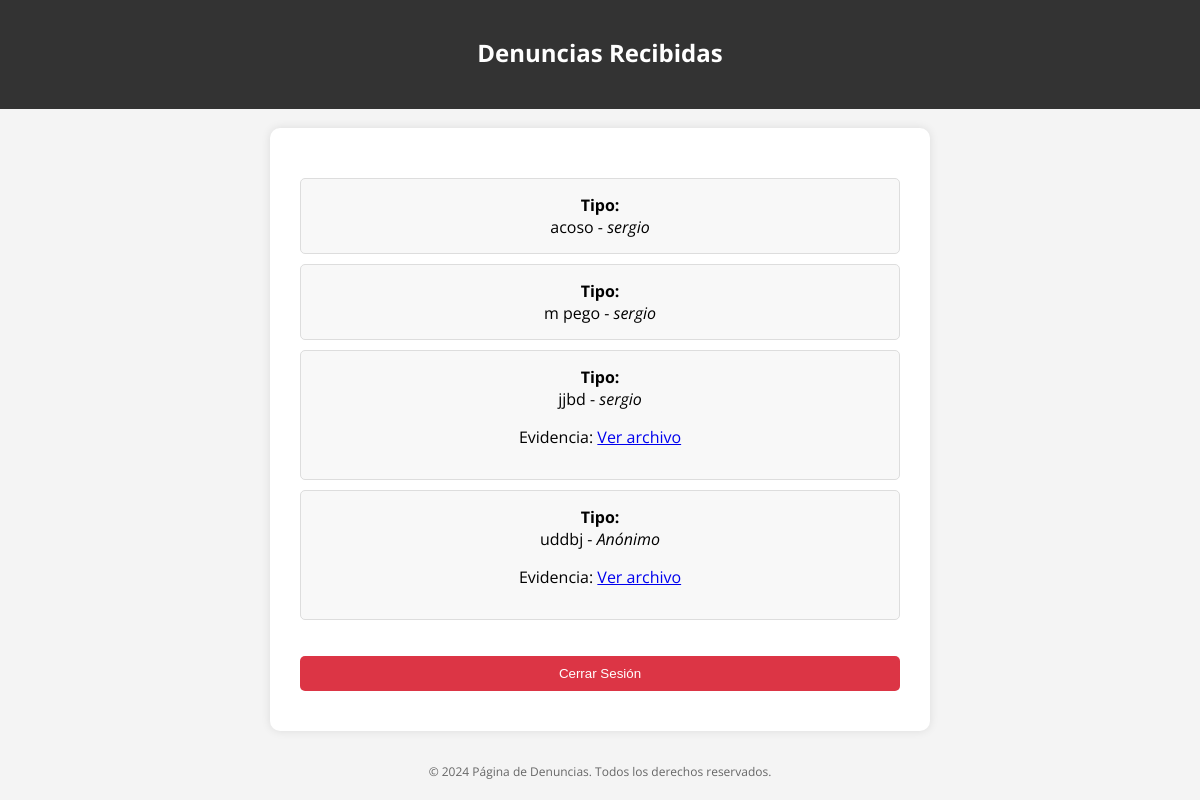
Before: /denuncias (signed in) with the older database file.
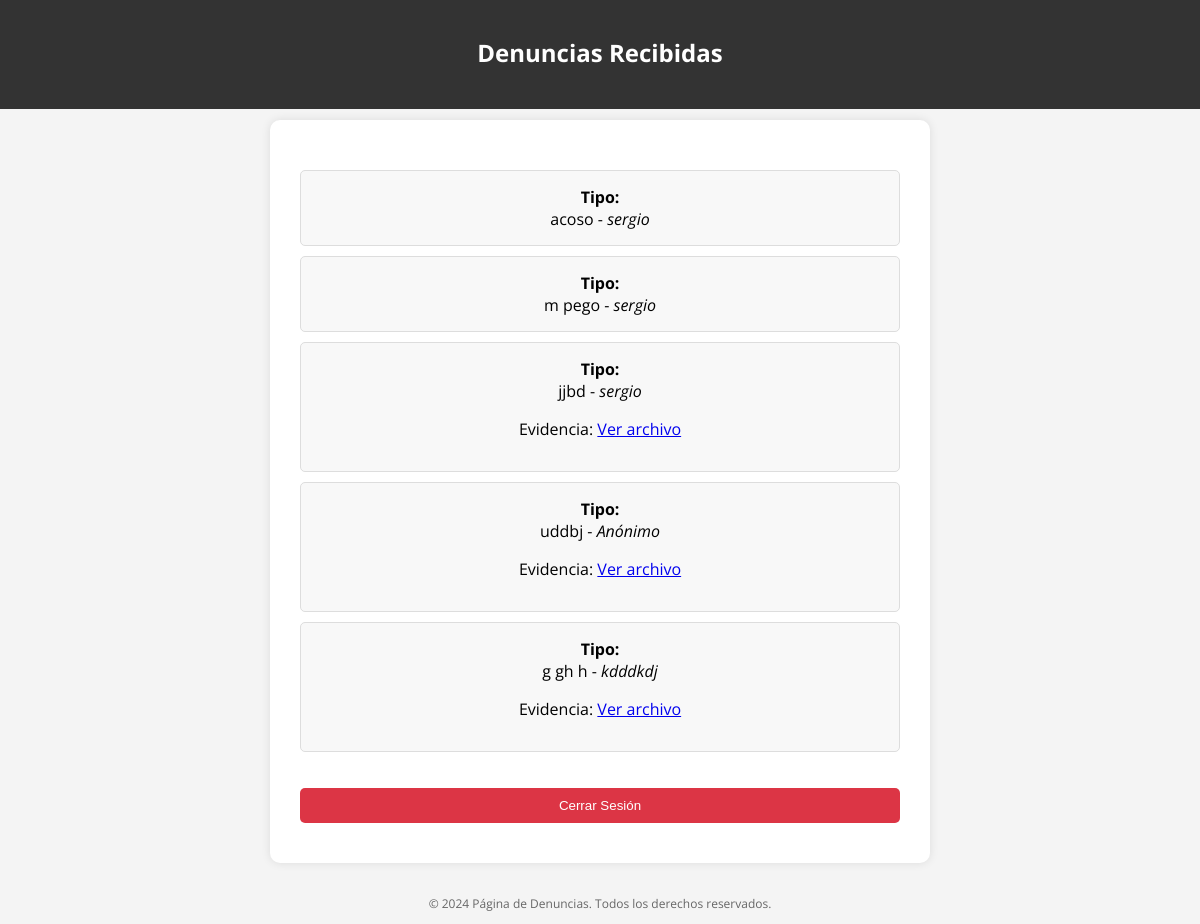
After: the same page with the newer database file.
### tables this page shows
CREATE TABLE denuncias (
            id INTEGER PRIMARY KEY AUTOINCREMENT,
            nombre TEXT NOT NULL,
            email TEXT,
            mensaje TEXT NOT NULL
        , evidencia TEXT);

### app.py (the view)
@app.route('/denuncias')
def denuncias():
    if not session.get('logged_in'):
        return redirect(url_for('login'))
    conn = get_db_connection()
    denuncias = conn.execute('SELECT * FROM denuncias').fetchall()
    conn.close()
    return render_template('denuncias.html', denuncias=denuncias)

### app.py (called while the page is built)
def get_db_connection():
    conn = sqlite3.connect('denuncias.db')
    conn.row_factory = sqlite3.Row
    return conn

### templates/denuncias.html (shortened to what this page needs)
<!DOCTYPE html>
<html lang="es">
<head>
    <link rel="stylesheet" href="{{ url_for('static', filename='css/styles.css') }}">
</head>
<body>
    <header>
        <h1>Denuncias Recibidas</h1>
    </header>
    <div class="container">
        <ul class="denuncias-list">
            {% for denuncia in denuncias %}
                <li>
                    <strong>Tipo:</strong> {{ denuncia['tipo'] }}<br>
                    {{ denuncia['mensaje'] }} - <em>{{ denuncia['nombre'] or "Anónimo" }}</em>
                    {% if denuncia['evidencia'] %}
                        <p>Evidencia: <a href="{{ url_for('static', filename='uploads/' ~ denuncia['evidencia']) }}">Ver archivo</a></p>
                    {% endif %}
                </li>
            {% endfor %}
        </ul>
        <form method="POST" action="{{ url_for('logout') }}">
            <button class="logout-button">Cerrar Sesión</button>
        </form>
    </div>
    <footer>
        <p>&copy; 2024 Página de Denuncias. Todos los derechos reservados.</p>
    </footer>
</body>
</html>

Changed rows visible on the page:
added denuncias: mensaje "g gh h", nombre "kdddkdj"
